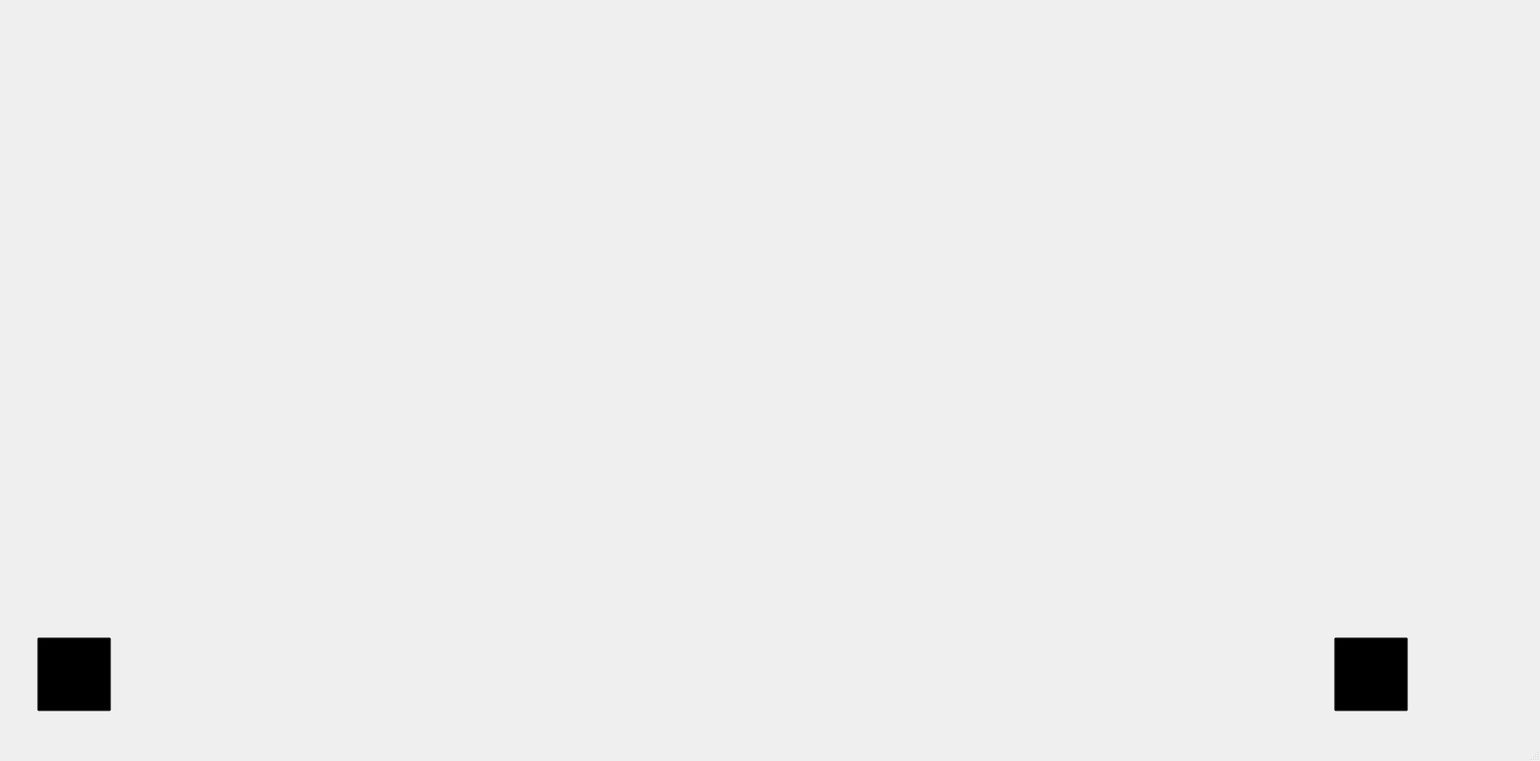
<?xml version="1.0" encoding="UTF-8"?>
<ui version="4.0">
 <class>MainWindow</class>
 <widget class="QMainWindow" name="MainWindow">
  <property name="geometry">
   <rect>
    <x>0</x>
    <y>0</y>
    <width>2078</width>
    <height>1027</height>
   </rect>
  </property>
  <property name="windowTitle">
   <string>MainWindow</string>
  </property>
  <widget class="QWidget" name="centralwidget">
   <widget class="QLabel" name="label">
    <property name="geometry">
     <rect>
      <x>0</x>
      <y>-40</y>
      <width>2104</width>
      <height>1089</height>
     </rect>
    </property>
    <property name="text">
     <string/>
    </property>
    <property name="pixmap">
     <pixmap>../../../../Downloads/telafundo.png</pixmap>
    </property>
    <property name="scaledContents">
     <bool>true</bool>
    </property>
   </widget>
   <widget class="QLabel" name="label_2">
    <property name="geometry">
     <rect>
      <x>170</x>
      <y>20</y>
      <width>1600</width>
      <height>967</height>
     </rect>
    </property>
    <property name="text">
     <string/>
    </property>
    <property name="pixmap">
     <pixmap>../../../../Downloads/Rectangle 14 (2).png</pixmap>
    </property>
   </widget>
   <widget class="QPushButton" name="pushButton">
    <property name="geometry">
     <rect>
      <x>1800</x>
      <y>860</y>
      <width>100</width>
      <height>100</height>
     </rect>
    </property>
    <property name="styleSheet">
     <string notr="true">background-color:transparent;</string>
    </property>
    <property name="text">
     <string/>
    </property>
    <property name="icon">
     <iconset>
      <normaloff>../../../../Downloads/ButtomPross.png</normaloff>
      <normalon>../../../../Downloads/ButtomPross.png</normalon>
      <selectedoff>../../../../Downloads/Property 1=Variant2.png</selectedoff>
      <selectedon>../../../../Downloads/Property 1=Variant2.png</selectedon>../../../../Downloads/ButtomPross.png</iconset>
    </property>
    <property name="iconSize">
     <size>
      <width>100</width>
      <height>100</height>
     </size>
    </property>
   </widget>
   <widget class="QPushButton" name="pushButton_2">
    <property name="geometry">
     <rect>
      <x>50</x>
      <y>860</y>
      <width>100</width>
      <height>100</height>
     </rect>
    </property>
    <property name="styleSheet">
     <string notr="true">background-color:transparent;</string>
    </property>
    <property name="text">
     <string/>
    </property>
    <property name="icon">
     <iconset>
      <normaloff>../../../../Downloads/Default.png</normaloff>
      <normalon>../../../../Downloads/Default.png</normalon>
      <selectedoff>../../../../Downloads/Property 1=Variant2.png</selectedoff>
      <selectedon>../../../../Downloads/Property 1=Variant2.png</selectedon>../../../../Downloads/Default.png</iconset>
    </property>
    <property name="iconSize">
     <size>
      <width>100</width>
      <height>100</height>
     </size>
    </property>
   </widget>
   <widget class="QLabel" name="label_6">
    <property name="geometry">
     <rect>
      <x>710</x>
      <y>0</y>
      <width>536</width>
      <height>99</height>
     </rect>
    </property>
    <property name="text">
     <string/>
    </property>
    <property name="pixmap">
     <pixmap>../../../../Downloads/Component 12.png</pixmap>
    </property>
   </widget>
   <widget class="QLabel" name="label_3">
    <property name="geometry">
     <rect>
      <x>680</x>
      <y>160</y>
      <width>600</width>
      <height>146</height>
     </rect>
    </property>
    <property name="text">
     <string/>
    </property>
    <property name="pixmap">
     <pixmap>../../../../Downloads/Group 10 (2).png</pixmap>
    </property>
   </widget>
   <widget class="QLabel" name="label_4">
    <property name="geometry">
     <rect>
      <x>830</x>
      <y>340</y>
      <width>300</width>
      <height>300</height>
     </rect>
    </property>
    <property name="text">
     <string/>
    </property>
    <property name="pixmap">
     <pixmap>Forca_img/11_200x200.png</pixmap>
    </property>
    <property name="scaledContents">
     <bool>true</bool>
    </property>
   </widget>
   <widget class="QLabel" name="label_5">
    <property name="geometry">
     <rect>
      <x>670</x>
      <y>790</y>
      <width>601</width>
      <height>151</height>
     </rect>
    </property>
    <property name="text">
     <string/>
    </property>
   </widget>
  </widget>
  <widget class="QMenuBar" name="menubar">
   <property name="geometry">
    <rect>
     <x>0</x>
     <y>0</y>
     <width>2078</width>
     <height>21</height>
    </rect>
   </property>
  </widget>
  <widget class="QStatusBar" name="statusbar"/>
 </widget>
 <resources/>
 <connections/>
</ui>
